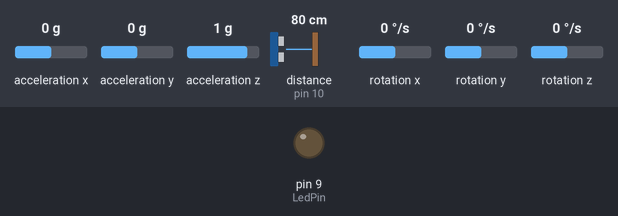
This sketch was run on a simulated Arduino Uno, built with avr-gcc and run on an emulated ATmega328P. On the bench: output pins drawn as LEDs (lit = HIGH). Wiring (inferred from the names in the program): ultrasonic range finder: trigger pin 11; echo pin 10; MPU-6050 motion sensor at I2C address 0x68. Inputs (shaded band) come from the test bench; at power-on: distance to the obstacle (sensor on pin 10) 80 cm, acceleration x 0 g, acceleration y 0 g, acceleration z 1 g, rotation x 0 °/s, rotation y 0 °/s, rotation z 0 °/s. The echo pulse lasts 58.3 µs per cm; pins used as bus, display or sensor lines are not drawn; what the sketch prints to the serial monitor is not drawn.

Above: at 1.2 s.
1.3 s: distance to the obstacle (sensor on pin 10) set to 55 cm
4.3 s: distance to the obstacle (sensor on pin 10) set to 46 cm
At 4.8 s:
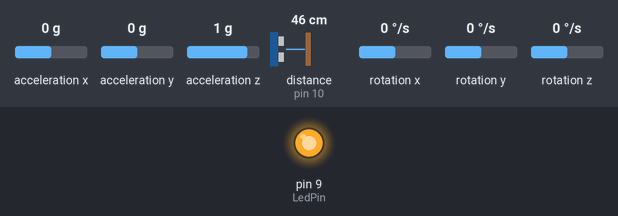
14.8 s: distance to the obstacle (sensor on pin 10) set to 120 cm
At 16.0 s:
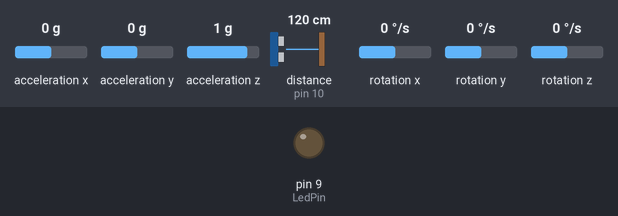
Timing chart, 0 to 17.4 s (numbered marks = the images above; inputs shaded):
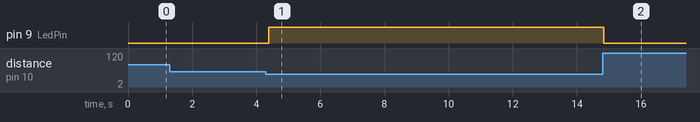

Measured:
- the behaviour switches between 51 and 50 cm on distance to the obstacle (sensor on pin 10) (found by bisection; images 0 and 1)
- after the input at 1.3 s, every drawn part: stays the same
- after the input at 4.3 s, pin 9 (LedPin): LOW → HIGH after 0.09 s
- after the input at 14.8 s, pin 9 (LedPin): HIGH → LOW at once

The sketch:

DoNotTailgate.ino
```cpp
#include <Wire.h>
const int MPU_addr=0x68;  // I2C address of the MPU-6050
int16_t AcX,AcY,AcZ,Tmp,GyX,GyY,GyZ;
int LedPin = 9;
  int pingPin = 11;//Trigger Pin
  int inPin = 10 ;// Echo Pin
  long microseconds;
  long CM;
  int centimeters;
  int distance;
  long cm;

void setup() {
 // put your setup code here, to run once:
 //Setting up the pins here
 pinMode(9,OUTPUT);
 pinMode(pingPin, OUTPUT);
 pinMode(inPin, INPUT);
 //End of pins setup

//Code for the gyro and i2c
   Wire.begin();
  Wire.beginTransmission(MPU_addr);
  Wire.write(0x6B);  // PWR_MGMT_1 register
  Wire.write(0);     // set to zero (wakes up the MPU-6050)
  Wire.endTransmission(true);
  Serial.begin(9600);
// Code for the transmission ends here.

  }

void loop() {

   long duration, inches, cm;

digitalWrite(pingPin, LOW);
delayMicroseconds(2);
digitalWrite(pingPin, HIGH);
delayMicroseconds(10);
digitalWrite(pingPin, LOW);
delayMicroseconds(2);
duration = pulseIn(inPin, HIGH);
inches = microsecondsToInches(duration);
cm = microsecondsToCentimeters(duration);
CM =(cm);//(cm + 2);
LedOnIfValueSmall(CM,50);
GyroMeasurement ();

delay(100);

}

int LedOnIfValueSmall (int centimeters,int distance)
{
  if (centimeters<distance){
    digitalWrite(LedPin,HIGH);
  }
  else {
   digitalWrite(LedPin,LOW) ;
  }

}

long microsecondsToInches(long microseconds)
{
  return microseconds / 74 / 2;
}

long microsecondsToCentimeters(long microseconds)
  {
  return microseconds / 29 / 2;
  }

void GyroMeasurement ()
  {
  Wire.beginTransmission(MPU_addr);
  Wire.write(0x3B);  // starting with register 0x3B (ACCEL_XOUT_H)
  Wire.endTransmission(false);
  Wire.requestFrom(MPU_addr,14,true);  // request a total of 14 registers
  AcX=Wire.read()<<8|Wire.read();  // 0x3B (ACCEL_XOUT_H) & 0x3C (ACCEL_XOUT_L)
  AcY=Wire.read()<<8|Wire.read();  // 0x3D (ACCEL_YOUT_H) & 0x3E (ACCEL_YOUT_L)
  AcZ=Wire.read()<<8|Wire.read();  // 0x3F (ACCEL_ZOUT_H) & 0x40 (ACCEL_ZOUT_L)
  Tmp=Wire.read()<<8|Wire.read();  // 0x41 (TEMP_OUT_H) & 0x42 (TEMP_OUT_L)
  GyX=Wire.read()<<8|Wire.read();  // 0x43 (GYRO_XOUT_H) & 0x44 (GYRO_XOUT_L)
  GyY=Wire.read()<<8|Wire.read();  // 0x45 (GYRO_YOUT_H) & 0x46 (GYRO_YOUT_L)
  GyZ=Wire.read()<<8|Wire.read();  // 0x47 (GYRO_ZOUT_H) & 0x48 (GYRO_ZOUT_L)
  Serial.print("AcX = "); Serial.print(AcX);
  Serial.print(" | AcY = "); Serial.print(AcY);
  Serial.print(" | AcZ = "); Serial.print(AcZ);
  Serial.print(" | Tmp = "); Serial.print(Tmp/340.00+36.53);  //equation for temperature in degrees C from datasheet
  Serial.print(" | GyX = "); Serial.print(GyX);
  Serial.print(" | GyY = "); Serial.print(GyY);
  Serial.print(" | GyZ = "); Serial.println(GyZ);
}
```
